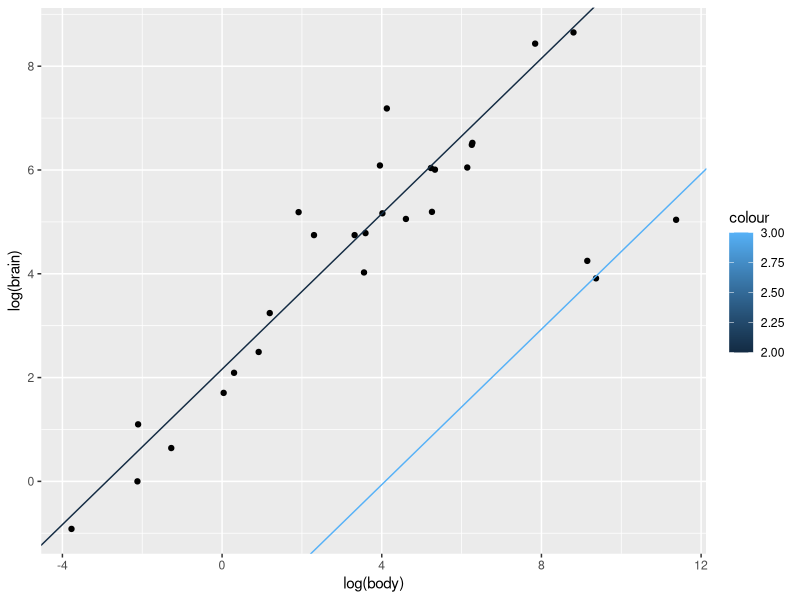
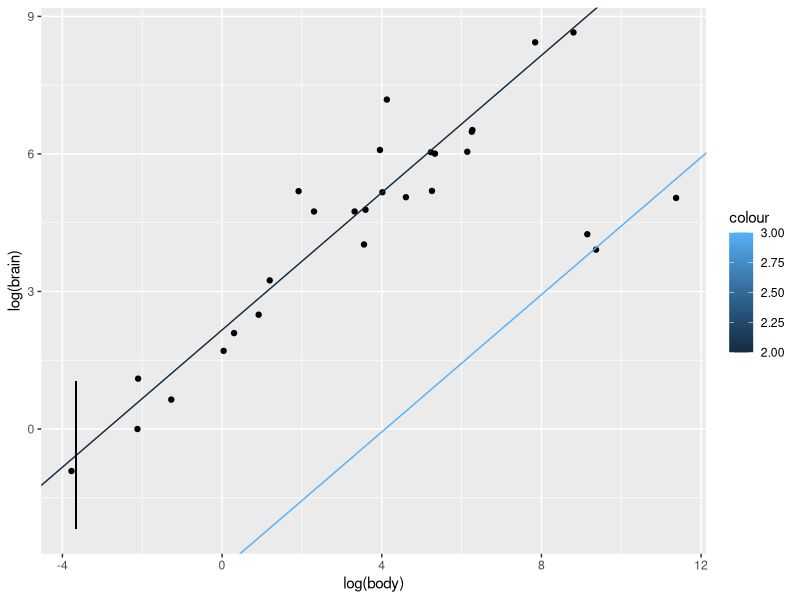

Reproduce these figures in R, in order.
## ---- chunk 1
library(knitr)
knitr::opts_chunk$set(echo = FALSE)
suppressMessages(library(dplyr))
#suppressMessages(library(magrittr))
library(MASS)
data(Animals)
## ---- chunk 2
Animals = 
  Animals %>%
  mutate(name = row.names(Animals)) %>%
  mutate(Dino.T = (name ==  "Triceratops")) %>%
  mutate(Dino.D = (name == "Dipliodocus")) %>%
  mutate(Dino.B = (name == "Brachiosaurus")) %>%
  mutate(Dino = (name %in% 
                   c("Triceratops",
                     "Brachiosaurus", 
                     "Dipliodocus")))
## ---- chunk 3
head(Animals[, c(1:2,4:7,3)])
## ---- chunk 4
suppressMessages(library(xtable))
options(xtable.comment = FALSE)
## ---- chunk 5
brain_out.lm = lm(log(brain) ~ log(body) + 
                    Dino.T + Dino.B + Dino.D,   data=Animals)

xtable(summary(brain_out.lm)$coef)
## ---- chunk 6
#model from last class
brain.lm = lm(log(brain) ~ log(body), data=Animals)
## ---- chunk 7
anova(brain_out.lm, brain.lm)
## ---- chunk 8
brain1.lm = lm(log(brain) ~ log(body),data=Animals) #0
brain2.lm = lm(log(brain) ~ log(body) + Dino,data=Animals) #1
brain3.lm = lm(log(brain) ~ log(body)*Dino, data=Animals) #2
brain4.lm = lm(log(brain) ~ log(body) + 
                 Dino.T + Dino.B + Dino.D, data=Animals)  #3
## ---- chunk 9
anova(brain1.lm, brain2.lm, brain3.lm, brain4.lm)
## ---- chunk 10
print(xtable(coefficients(summary(brain2.lm))), comment=FALSE)
## ---- chunk 11
xtable(confint(brain2.lm))
## ---- chunk 12
CI = confint(brain2.lm)[2, , drop=F]
rownames(CI) = "body"
xtable(100*(1.1^CI -1))
## ---- chunk 13
library(ggplot2)
beta= coef(brain2.lm)
gp = ggplot(Animals, aes(y=log(brain), x=log(body))) + 
  geom_point() +
  geom_abline(aes(intercept=beta[1], slope=beta[2], color=2)) +
  geom_abline(aes(intercept=(beta[1]+beta[3]), slope=beta[2], color=3))
print(gp)


## ---- chunk 14
newdata = data.frame(body=.0259, Dino=FALSE)
pred = predict(brain2.lm, newdata=newdata, se=T, interval="predict")

gp = gp + geom_segment(aes(y=pred$fit[2], yend=pred$fit[3],
                           x=log(.0259), xend=log(.0259)))
print(gp)
## ---- chunk 15
newdata = data.frame(body=.0259, Dino=FALSE)
fit = predict(brain2.lm, newdata=newdata,
              interval="confidence", se=T)
## ---- chunk 16
pred = predict(brain2.lm, newdata=newdata, 
               interval="predict", se=T)
## ---- chunk 17
exp(fit$fit)
## ---- chunk 18
exp(pred$fit)
